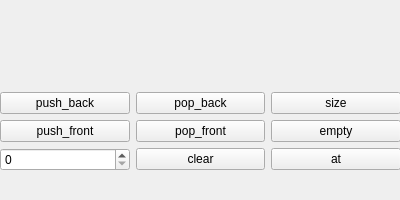
<?xml version="1.0" encoding="UTF-8"?>
<ui version="4.0">
 <class>MainWindow</class>
 <widget class="QMainWindow" name="MainWindow">
  <property name="geometry">
   <rect>
    <x>0</x>
    <y>0</y>
    <width>400</width>
    <height>200</height>
   </rect>
  </property>
  <property name="windowTitle">
   <string>MainWindow</string>
  </property>
  <widget class="QWidget" name="centralwidget">
   <widget class="QWidget" name="gridLayoutWidget">
    <property name="geometry">
     <rect>
      <x>0</x>
      <y>0</y>
      <width>401</width>
      <height>171</height>
     </rect>
    </property>
    <layout class="QGridLayout" name="gridLayout">
     <item row="1" column="2">
      <widget class="QPushButton" name="sizeButton">
       <property name="text">
        <string>size</string>
       </property>
      </widget>
     </item>
     <item row="1" column="1">
      <widget class="QPushButton" name="popBackButton">
       <property name="text">
        <string>pop_back</string>
       </property>
      </widget>
     </item>
     <item row="2" column="1">
      <widget class="QPushButton" name="popFrontButton">
       <property name="text">
        <string>pop_front</string>
       </property>
      </widget>
     </item>
     <item row="2" column="2">
      <widget class="QPushButton" name="emptyButton">
       <property name="text">
        <string>empty</string>
       </property>
      </widget>
     </item>
     <item row="1" column="0">
      <widget class="QPushButton" name="pushBackButton">
       <property name="text">
        <string>push_back</string>
       </property>
      </widget>
     </item>
     <item row="2" column="0">
      <widget class="QPushButton" name="pushFrontButton">
       <property name="text">
        <string>push_front</string>
       </property>
      </widget>
     </item>
     <item row="4" column="0">
      <widget class="QSpinBox" name="spinBox"/>
     </item>
     <item row="4" column="1">
      <widget class="QPushButton" name="clearButton">
       <property name="text">
        <string>clear</string>
       </property>
      </widget>
     </item>
     <item row="4" column="2">
      <widget class="QPushButton" name="atButton">
       <property name="text">
        <string>at</string>
       </property>
      </widget>
     </item>
     <item row="0" column="0" colspan="3">
      <widget class="QLabel" name="label">
       <property name="text">
        <string/>
       </property>
       <property name="alignment">
        <set>Qt::AlignCenter</set>
       </property>
      </widget>
     </item>
    </layout>
   </widget>
  </widget>
  <widget class="QMenuBar" name="menubar">
   <property name="geometry">
    <rect>
     <x>0</x>
     <y>0</y>
     <width>400</width>
     <height>23</height>
    </rect>
   </property>
  </widget>
 </widget>
 <resources/>
 <connections/>
</ui>
